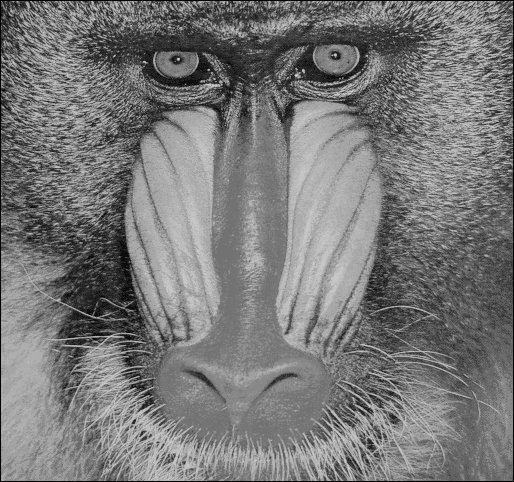
//> input picture AulasPraticas/Rodrigo/OpenCV/Guiao13/OpenCV_Guiao_04/IMAGENS/ape1.bmp, 514 x 482 px
$ ./OpenCV_ex_4_1 IMAGENS/ape1.bmp   (built with g++ and OpenCV 4)
//> lines starting //> are read from the running program, lines starting //| are printed output that depends on the picture; after the words box and inside, x2 and y2 are one past the last pixel; in counts of white or black regions, pixels touching at a corner belong together
/*
 * OpenCV_ex_4_1.c
 *
 * FILTRO DE MEDIA
 *
 * J. Madeira - Dez/2012
 */


#include <iostream>


#include "opencv2/core/core.hpp"

#include "opencv2/imgproc/imgproc.hpp"

#include "opencv2/highgui/highgui.hpp"


using namespace cv;

using namespace std;


// FUNCOES AUXILIARES

void printImageFeatures( const Mat &imagem )
{
    cout << endl;

    cout << "Numero de linhas : " << imagem.size().height << endl;

    cout << "Numero de colunas : " << imagem.size().width << endl;

    cout << "Numero de canais : " << imagem.channels() << endl;

    cout << "Numero de bytes por pixel : " << imagem.elemSize() << endl;

    cout << endl;
}


// MAIN

int main( int argc, char** argv )
{
    if( argc != 2)
    {
        cout <<"Falta o nome do ficheiro da imagem !!" << endl;

        return -1;
    }

	Mat imagemOriginal;

	imagemOriginal = imread( argv[1], CV_LOAD_IMAGE_UNCHANGED );
//> imagemOriginal is the input picture: 482 rows x 514 cols, CV_8UC1; min 0, max 217, mean 119.9

	if( ! imagemOriginal.data )
	{
	    // Leitura SEM SUCESSO

	    cout << "Ficheiro nao foi aberto ou localizado !!" << endl;

	    return -1;
	}

	if( imagemOriginal.channels() > 1 )
	{
	    // Converter para 1 so canal !!

	    cvtColor( imagemOriginal, imagemOriginal, CV_BGR2GRAY, 1 );
	}

    // Janela

    namedWindow( "Imagem Original", CV_WINDOW_AUTOSIZE );

    // Visualizar

    imshow( "Imagem Original", imagemOriginal );

    // Imprimir alguma informacao

    cout << "IMAGEM ORIGINAL" << endl;

    printImageFeatures( imagemOriginal );
//| Numero de linhas : 482
//| Numero de colunas : 514
//| Numero de canais : 1
//| Numero de bytes por pixel : 1

    // BINARY INV

    Mat imagemBinary;

    threshold( imagemOriginal, imagemBinary, 120, 255, THRESH_BINARY_INV);
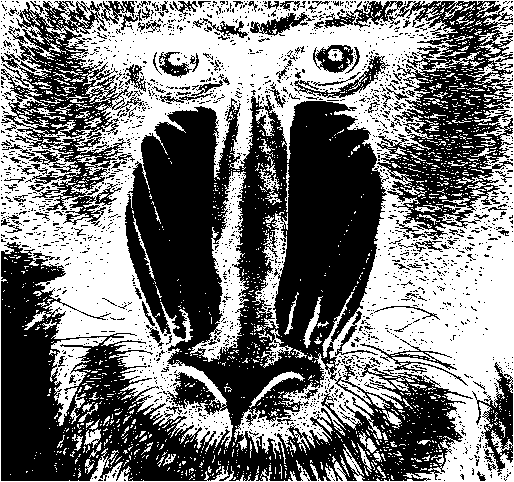
//> imagemBinary: 482 rows x 514 cols, CV_8UC1; 47.6% white; 1780 white regions (1663 under 20 px), largest, box (x1, y1, x2, y2) and area: (0, 0, 514, 482) 99254, (190, 171, 249, 362) 3597, (50, 337, 107, 426) 1645

    namedWindow( "Binary Image", CV_WINDOW_AUTOSIZE );

    imshow( "Binary Image", imagemBinary );

    //CRIAR ELEMENTO ESTRUTURANTE

    Mat se11_11;

    se11_11 = getStructuringElement(MORPH_ELLIPSE, Size(11,11));

    Mat imagemDilate;

    dilate(imagemBinary, imagemDilate, se11_11);
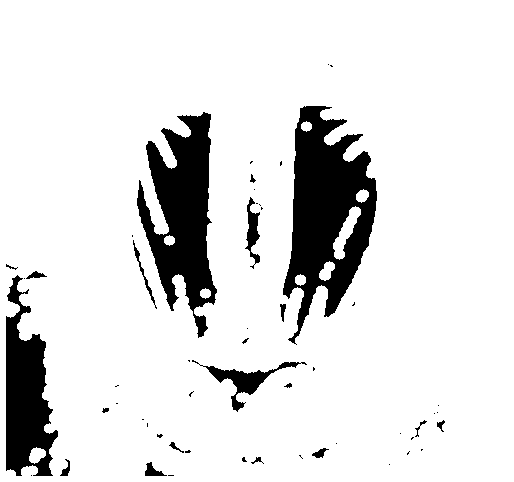
//> imagemDilate: 482 rows x 514 cols, CV_8UC1; 88% white; 54 black regions (35 under 20 px), largest, box (x1, y1, x2, y2) and area: (283, 106, 377, 345) 11769, (137, 112, 217, 338) 9303, (6, 275, 58, 476) 5991
    dilate(imagemDilate, imagemDilate, se11_11);
    dilate(imagemDilate, imagemDilate, se11_11);
    dilate(imagemDilate, imagemDilate, se11_11);
    dilate(imagemDilate, imagemDilate, se11_11);
    dilate(imagemDilate, imagemDilate, se11_11);
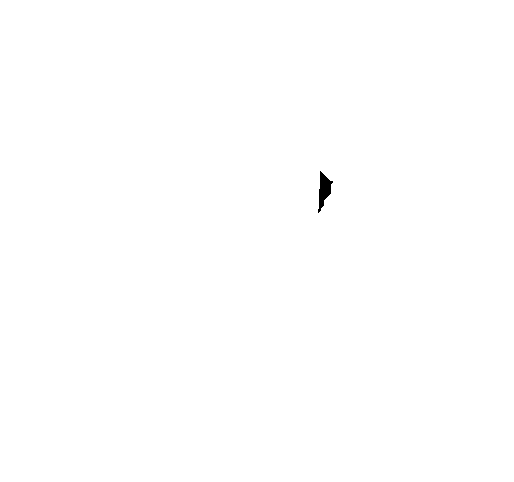
//> imagemDilate: 482 rows x 514 cols, CV_8UC1; 99.9% white; 1 black region, box (x1, y1, x2, y2) and area: (318, 171, 333, 213) 307


    namedWindow( "Dilate Image", CV_WINDOW_AUTOSIZE );

    imshow( "Dilate Image", imagemDilate );

    // Esperar

    waitKey( 0 );

	// Destruir as janelas --- Desnecessario neste programa simples

	destroyAllWindows();

	return 0;
}
